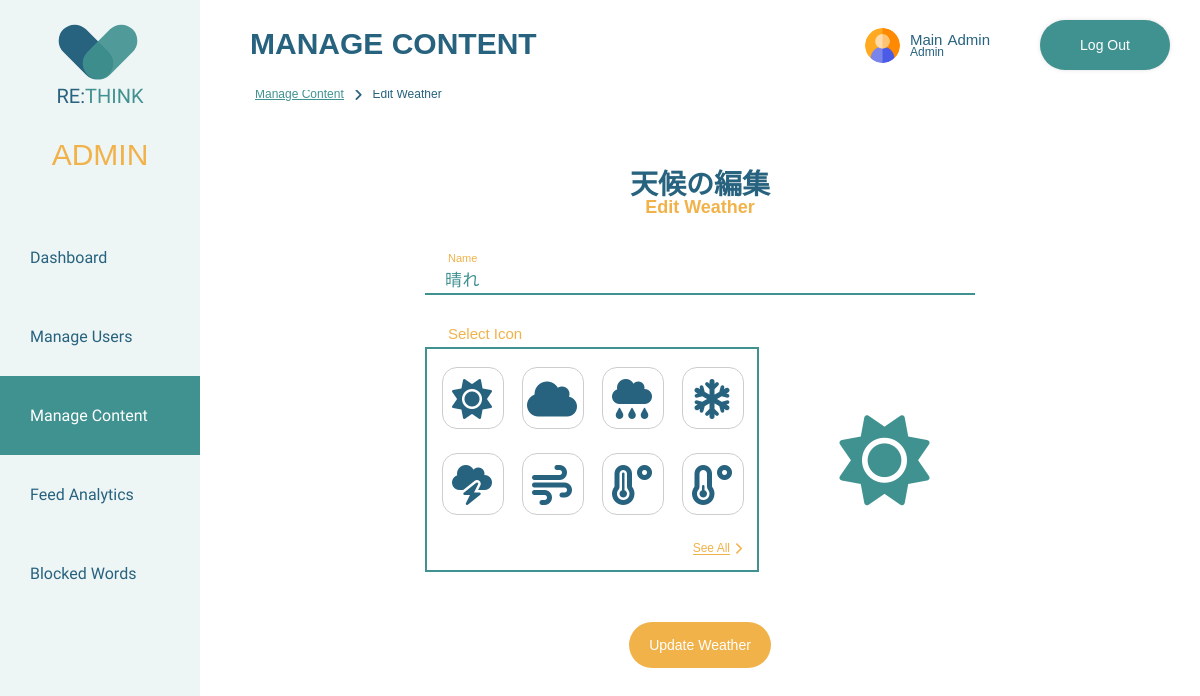
The page /rethink/admin/content_management/edit_content/edit_weather.php?id=1 (signed in) on the database its author committed.
### tables this page shows
CREATE TABLE `users` (
  `UserID` int(11) NOT NULL,
  `FirstName` varchar(50) NOT NULL,
  `LastName` varchar(50) NOT NULL,
  `Username` varchar(30) DEFAULT NULL,
  `Email` varchar(50) NOT NULL,
  `Password` varchar(30) NOT NULL,
  `Role` varchar(1) NOT NULL,
  `Created` date DEFAULT NULL,
  `profileImg` varchar(100) DEFAULT NULL
);

CREATE TABLE `weather` (
  `WeatherID` int(11) NOT NULL,
  `WeatherName` varchar(30) NOT NULL,
  `WeatherIcon` varchar(255) DEFAULT NULL
);

### rethink/server-side/shared/check_login.php (called while the page is built, shortened)
<?php
function check_login($con) {
	if(isset($_SESSION['UserID']))
	{
		$id = $_SESSION['UserID'];
		$query = "SELECT * FROM users WHERE UserID = '$id' limit 1";
		$result = mysqli_query($con,$query);
		if ($result && mysqli_num_rows($result) > 0) {
			$user_data = mysqli_fetch_assoc($result);
			return $user_data;
		}
	}
	die;
}

### rethink/admin/content_management/edit_content/edit_weather.php (the view, shortened to what this page needs)
<?php
include(BASE_PATH . "connections.php");
include(BASE_PATH . "check_login.php");
include(BASE_PATH . "header/admin_layout.php");
$adminData = check_login($con);
?>
<!DOCTYPE html>
<html lang="en">
    <head>
        <?php includeHeadAssets(); ?>
    </head>
    <body>
        <header class="sidebar-navigation manage-contents-navigation">
            <?php renderAdminNavigation(); ?>
        </header>
        <?php renderAdminHeaderWithLogout($adminData); ?>
        <div class="admin-main-wrapper">
            <h2>Manage Content</h2>
            <div class="breadcrumbs breadcrumbs-admin">
                <a href="../manage_content.php">
                    <p>Manage Content</p>
                </a>
                <i class="fa-solid fa-angle-right fa-sm"></i>
                <p class="bread-active">Edit Weather</p>
            </div>
            <div class="content-management-form-wrapper">
                <div class="content-management-header">
                    <h3>
                        <span class="japanese-title">天候の編集</span>
                        <span class="english-title">Edit Weather</span>
                    </h3>
                </div>
                <?php
                if (isset($_GET['id'])) {
                    $weatherID = $_GET['id'];
                    $weatherQuery = "SELECT * FROM weather WHERE WeatherID = $weatherID";
                    $weatherResult = mysqli_query($con, $weatherQuery);
                    if (mysqli_num_rows($weatherResult) > 0) {
                        foreach ($weatherResult as $weather){ ?>
                            <form action="" method="POST" enctype="multipart/form-data">
                                <div class="input-container input-name focus">
                                    <label for="">Name</label>
                                    <span>Name</span>
                                    <input type="text" name="weatherName" value="<?php echo $weather['WeatherName'];?>" class="input">
                                    <div class="error">
                                        <p><?= $error['name_missing'] ?? '' ?></p>
                                    </div>
                                </div>
                                <div class="input-container input-container-icons">
                                    <p>Select Icon</p>
                                    <div class="icons-wrapper">
                                        <div class="icons">
                                            <div id="show1">
                                                <label for="show1"><i class="<?= ICON1 ?>"></i></label>
                                            </div>
                                            <div id="show2">
                                                <label for="show2"><i class="<?= ICON2 ?>"></i></label>
                                            </div>
                                            <div id="show3">
                                                <label for="show3"><i class="<?= ICON3 ?>"></i></label>
                                            </div>
                                            <div id="show4">
                                                <label for="show4"><i class="<?= ICON4 ?>"></i></label>
                                            </div>
                                            <div id="show5">
                                                <label for="show5"><i class="<?= ICON5 ?>"></i></label>
                                            </div>
                                            <div id="show6">
                                                <label for="show6"><i class="<?= ICON6 ?>"></i></label>
                                            </div>
                                            <div id="show7">
                                                <label for="show7"><i class="<?= ICON7 ?>"></i></label>
                                            </div>
                                            <div id="show8">
                                                <label for="show8"><i class="<?= ICON8 ?>"></i></label>
                                            </div>
                                            <div class="error-icon">
                                                <p><?= $error['icon_missing'] ?? '' ?></p>
                                            </div>
                                        </div>
                                        <div id="view-all-icons-button" class="view-all-icons-button">
                                            <p>See All</p>
                                            <i class="fa-solid fa-chevron-right"></i>
                                        </div>
                                        <div id="display-icon">
                                            <?php
                                            if (!empty($weather['WeatherIcon'])) {
                                                echo $weather['WeatherIcon'];
                                                }
                                            ?>
                                        </div>
                                    </div>
                                </div>
                                <div class="button-wrapper">
                                    <button type="submit" name="update-weather" class="primary-btn">Update Weather</button>
                                </div>
                            </form>
                        <?php }
                    }
                }
                ?>
            </div>
        </div>
    </body>
</html>

### rethink/server-side/shared/header/admin_layout.php (shortened to what this page needs)
<?php
function hsc($hsc)
{
	return htmlspecialchars($hsc, ENT_QUOTES);
}
function includeHeadAssets(){
    echo '
        <meta charset="utf-8">
        <title>RE:THINK</title>
        <script src="https://kit.fontawesome.com/4f1988a159.js"></script>
        <link rel="preconnect" href="https://fonts.googleapis.com">
        <link rel="preconnect" href="https://fonts.gstatic.com" crossorigin>
        <link href="https://fonts.googleapis.com/css2?family=Gudea&display=swap" rel="stylesheet">
        <link rel="stylesheet" href="' . BASE_URL . './assets/css/shared.css">
        <link rel="stylesheet" href="' . BASE_URL . './assets/css/admin.css">
        <script src="'. BASE_URL . 'assets/javascript/input_handler.js" defer></script>
        <script src="'. BASE_URL . 'assets/javascript/alert_handler.js" defer></script>
        <script src="'. BASE_URL . 'assets/javascript/icon_selection_modal.js" defer></script>
        <script language="JavaScript" type="text/javascript">
            function checkDelete(){
                return confirm("本当に削除しますか？"); // "Are you sure you want to delete"? in Japanese
            }
        </script>
    ';
}
function renderAdminNavigation(){
    echo "
        <nav>
            <a href='". BASE_URL . "admin/admin_dashboard.php'>
                <div class='heart-header'>
                    <div class='heart'>
                        <div class='heart-left'></div>
                        <div class='heart-right'></div>
                    </div>
                    <div class='name-header'>RE:<span>THINK</span></div>
                </div>
            </a>
            <div class='header-admin-text'>
                <p>ADMIN</p>
            </div>
            <ul>
                <a href='". BASE_URL . "admin/admin_dashboard.php' class='dashboard-active'>
                    <li class='hover-underline-animation'>Dashboard</li>
                </a>
                <a href='". BASE_URL . "admin/user_management/manage_users.php' class='manage-users-active'>
                    <li class='hover-underline-animation'>Manage Users</li>
                </a>
                <a href='". BASE_URL . "admin/content_management/manage_content.php' class='manage-contents-active'>
                    <li class='hover-underline-animation'>Manage Content</li>
                </a>
                <a href='". BASE_URL . "admin/user_feed/user_feed_analytics.php' class='user-feed-active'>
                    <li class='hover-underline-animation'>Feed Analytics</li>
                </a>
                <a href='". BASE_URL . "admin/blocked_words/manage_blocked_words.php' class='blocked-words-active'>
                    <li class='hover-underline-animation'>Blocked Words</li>
                </a>
            </ul>
        </nav>
    ";
}
function renderAdminHeaderWithLogout($admin_data){
    echo "
    <div class='top-header'>
        <a href='" . BASE_URL . "admin/admin_profile/admin_profile.php'>
            <div class='header-display'>
                <div class='header-icon'>
                    <img src='" . BASE_URL . "assets/user-img/" .hsc($admin_data['profileImg'])."' alt='Admin Profile Image'>
                </div>
                <div class='header-name-wrapper'>
                    <div class='header-name'>
                        <p class='header-fname'>" .hsc($admin_data['FirstName'])."</p>
                        <p class='header-lname'>" .hsc($admin_data['LastName'])."</p>
                    </div>
                    <div class='header-title'>
                        <p>Admin</p>
                    </div>
                </div>
            </div>
        </a>
        <a href='". BASE_URL . "server-side/shared/logout.php'>
            <div class='logout-sticky'>Log Out</div>
        </a>
    </div>
    ";
}
?>

### rows shown on the page
users: profileImg (picture), FirstName "Main", LastName "Admin"
weather: weatherName "晴れ"
